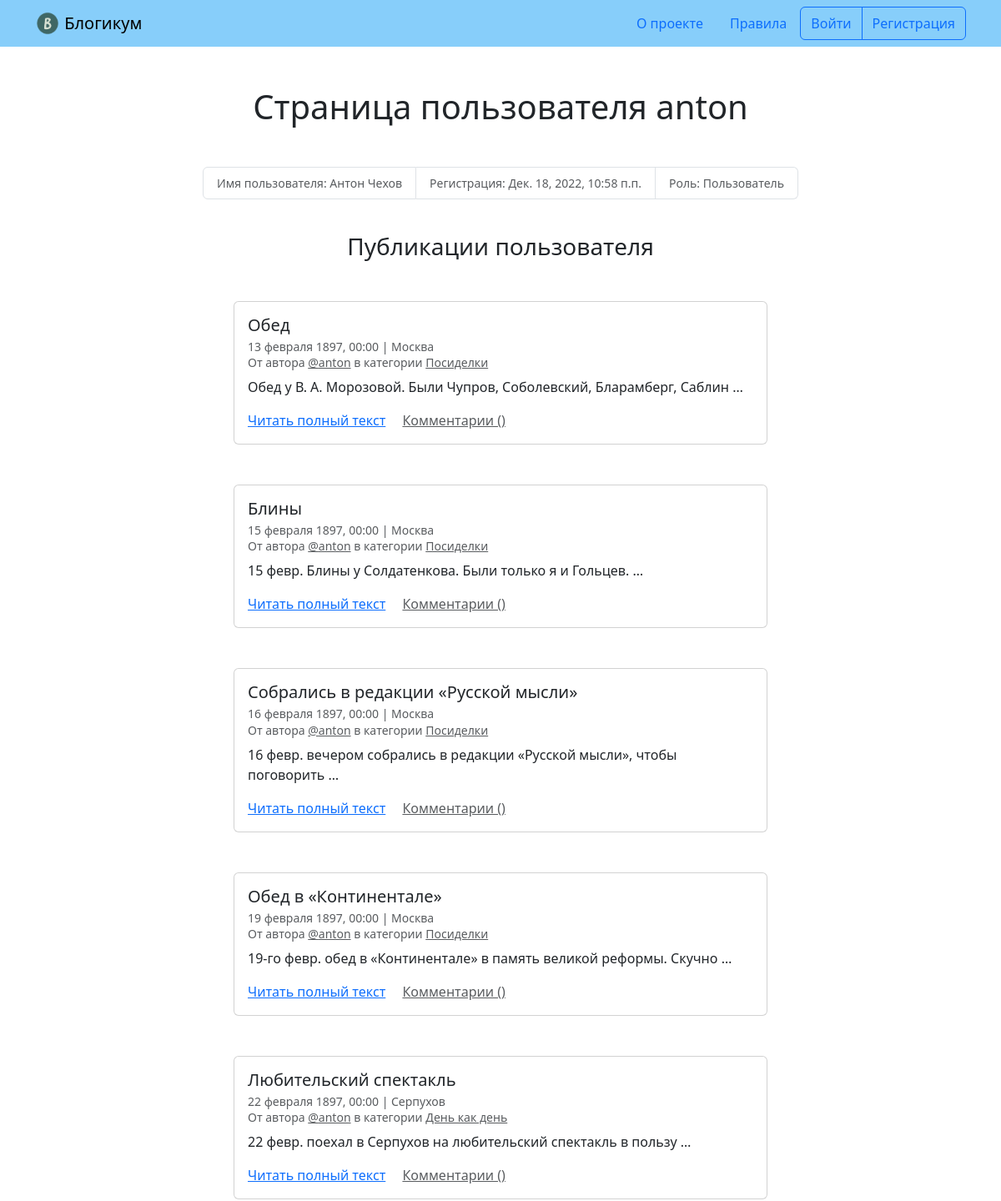
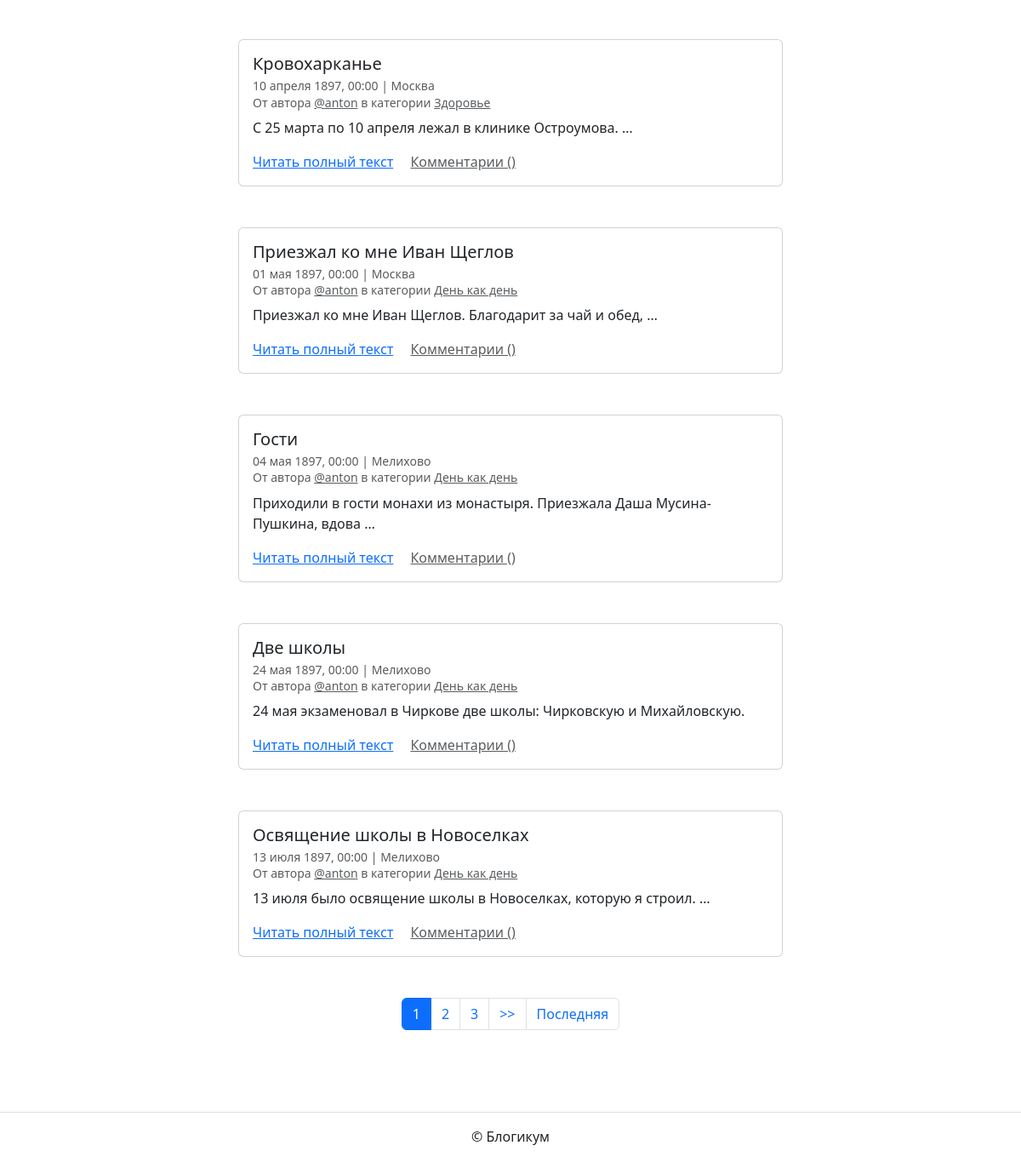
Screenshot of /profile/anton/ with the database file from the repository (2 pictures, top to bottom).
### blog/models.py (models this page shows)
class BaseModel(models.Model):
    is_published = models.BooleanField(
        default=True,
        verbose_name='Опубликовано',
        help_text='Снимите галочку, чтобы скрыть публикацию.'
    )
    class Meta:
        abstract = True
        ordering = ['-pub_date']

class Post(BaseModel):
    title = models.CharField(max_length=max_length, verbose_name='Заголовок')
    text = models.TextField(verbose_name='Текст')
    pub_date = models.DateTimeField(
        verbose_name='Дата и время публикации',
        help_text=(
            'Если установить дату и время в будущем — '
            'можно делать отложенные публикации.'
        )
    )
    author = models.ForeignKey(
        User,
        on_delete=models.CASCADE,
        verbose_name='Автор публикации'
    )
    location = models.ForeignKey(
        Location,
        on_delete=models.SET_NULL,
        null=True,
        blank=True,
        verbose_name='Местоположение'
    )
    category = models.ForeignKey(
        Category,
        on_delete=models.SET_NULL,
        null=True,
        verbose_name='Категория'
    )
    created_at = models.DateTimeField(
        auto_now_add=True,
        verbose_name='Добавлено'
    )
    image = models.ImageField(
        'Изображение',
        upload_to='blog_images',
        blank=True
    )
    class Meta:
        verbose_name = 'публикация'
        verbose_name_plural = 'Публикации'

class Location(BaseModel):
    name = models.CharField(
        max_length=max_length,
        verbose_name='Название места'
    )
    created_at = models.DateTimeField(
        auto_now_add=True,
        verbose_name='Добавлено'
    )
    class Meta:
        verbose_name = 'местоположение'
        verbose_name_plural = 'Местоположения'

class Category(BaseModel):
    title = models.CharField(max_length=max_length, verbose_name='Заголовок')
    description = models.TextField(verbose_name='Описание')
    slug = models.SlugField(
        unique=True,
        verbose_name='Идентификатор',
        help_text=(
            'Идентификатор страницы для URL; '
            'разрешены символы латиницы, цифры, дефис и подчёркивание.'
        )
    )
    created_at = models.DateTimeField(
        auto_now_add=True,
        verbose_name='Добавлено'
    )
    class Meta:
        verbose_name = 'категория'
        verbose_name_plural = 'Категории'

### blog/views.py (the view)
# urls.py: path('profile/<slug:name>/', views.profile, name='profile'),
def profile(request, name):
    template_name = 'blog/profile.html'
    profile = get_object_or_404(User, username=name)
    posts = Post.objects.filter(author__username=name).order_by('id')
    paginator = Paginator(posts, 10)
    page_number = request.GET.get('page')
    page_obj = paginator.get_page(page_number)
    context = {
        'profile': profile,
        'page_obj': page_obj,
    }
    return render(request, template_name, context)

### templates/blog/profile.html (shortened to what this page needs)
{% extends "base.html" %}
{% block content %}
  <h1 class="mb-5 text-center ">Страница пользователя {{ profile.username }}</h1>
  <small>
    <ul class="list-group list-group-horizontal justify-content-center mb-3">
      <li class="list-group-item text-muted">Имя пользователя: {% if profile.get_full_name %}{{ profile.get_full_name }}{% else %}не указано{% endif %}</li>
      <li class="list-group-item text-muted">Регистрация: {{ profile.date_joined }}</li>
      <li class="list-group-item text-muted">Роль: {% if profile.is_staff %}Админ{% else %}Пользователь{% endif %}</li>
    </ul>
  </small>
  <br>
  <h3 class="mb-5 text-center">Публикации пользователя</h3>
  {% for post in page_obj %}
    <article class="mb-5">
      {% include "includes/post_card.html" %}
    </article>
  {% endfor %}
  {% include "includes/paginator.html" %}
{% endblock %}

### templates/base.html (shortened to what this page needs)
{% load static %}
{% load django_bootstrap5 %}
<!DOCTYPE html>
<html lang="ru">
  <head>
    {% bootstrap_css %}
  </head>
  <body>
    {% include "includes/header.html" %}
    <main>
      <div class="container py-5">
        {% block content %}{% endblock %}
      </div>
    </main>
    {% include "includes/footer.html" %}
  </body>
</html>

### templates/includes/header.html
{% load static %}
<header>
  <nav class="navbar navbar-light" style="background-color: lightskyblue">
    <div class="container">
      <a class="navbar-brand" href="{% url 'blog:index' %}">
        <img src="{% static 'img/logo.png' %}" width="30" height="30" class="d-inline-block align-top" alt="">
        Блогикум
      </a>
      {% with request.resolver_match.view_name as view_name %}
        <ul class="nav  nav-pills">
          <li class="nav-item">
            <a class="nav-link {% if view_name == 'pages:about' %} text-white {% endif %}" href="{% url 'pages:about' %}">
              О проекте
            </a>
          </li>
          <li class="nav-item">
            <a class="nav-link {% if view_name == 'pages:rules' %} text-white {% endif %}" href="{% url 'pages:rules' %}">
              Правила
            </a>
          </li>
          {% if user.is_authenticated %}
            <div class="btn-group" role="group" aria-label="Basic outlined example">
              <button type="button" class="btn btn-outline-primary"><a class="text-decoration-none text-reset"
                  href="{% url 'blog:create_post' %}">Написать пост</a></button>
              <button type="button" class="btn btn-outline-primary"><a class="text-decoration-none text-reset"
                  href="{% url 'blog:profile' user.username %}">{{ user.username }}</a></button>
              <button type="button" class="btn btn-outline-primary"><a class="text-decoration-none text-reset"
                  href="{% url 'logout' %}">Выйти</a></button>
            </div>
          {% else %}
            <div class="btn-group" role="group" aria-label="Basic outlined example">
              <button type="button" class="btn btn-outline-primary"><a class="text-decoration-none text-reset"
                  href="{% url 'login' %}">Войти</a></button>
              <button type="button" class="btn btn-outline-primary"><a class="text-decoration-none text-reset"
                  href="{% url 'registration' %}">Регистрация</a></button>
            </div>
          {% endif %}
        </ul>
      {% endwith %}
    </div>
  </nav>
</header>

### templates/includes/post_card.html (shortened to what this page needs)
<div class="col d-flex justify-content-center">
  <div class="card" style="width: 40rem;">
    <div class="card-body">
      <h5 class="card-title">{{ post.title }}</h5>
      <h6 class="card-subtitle mb-2 text-muted">
        <small>
          {{ post.pub_date|date:"d E Y, H:i" }} | {% if post.location and post.location.is_published %}{{ post.location.name }}{% else %}Планета Земля{% endif %}<br>
          От автора <a class="text-muted" href="{% url 'blog:profile' post.author.username %}">@{{ post.author.username }}</a> в
          категории {% include "includes/category_link.html" %}
        </small>
      </h6>
      <p class="card-text">{{ post.text|truncatewords:10 }}</p>
      <a href="{% url 'blog:post_detail' post.id %}" class="card-link">Читать полный текст</a>
      <a href="{% url 'blog:post_detail' post.id %}" class="card-link text-muted">Комментарии ({{ post.comment_count }})</a>
    </div>
  </div>
</div>

### templates/includes/category_link.html
<a class="text-muted" href="{% url 'blog:category_posts' post.category.slug %}">
  {{ post.category.title }}
</a>

### templates/includes/paginator.html (shortened to what this page needs)
{% if page_obj.has_other_pages %}
  <nav aria-label="Page navigation" class="my-5">
    <ul class="pagination justify-content-center">
      {% for i in page_obj.paginator.page_range %}
        {% if page_obj.number == i %}
          <li class="page-item active">
            <span class="page-link">{{ i }}</span>
          </li>
        {% else %}
          <li class="page-item">
            <a class="page-link" href="?page={{ i }}">{{ i }}</a>
          </li>
        {% endif %}
      {% endfor %}
      {% if page_obj.has_next %}
        <li class="page-item">
          <a class="page-link" href="?page={{ page_obj.next_page_number }}">
            >>
          </a>
        </li>
        <li class="page-item">
          <a class="page-link" href="?page={{ page_obj.paginator.num_pages }}">
            Последняя
          </a>
        </li>
      {% endif %}
    </ul>
  </nav>
{% endif %}

### templates/includes/footer.html
<footer class="border-top text-center py-3">
  <p>© Блогикум</p>
</footer>

### rows the page displays
Post: title "Обед", pub_date "13 февраля 1897, 00:00", location.name "Москва", author.username "anton", category "Посиделки", text "Обед у В. А. Морозовой. Были Чупров, Соболевский, Бларамберг, Саблин …"
Post: title "Блины", pub_date "15 февраля 1897, 00:00", location.name "Москва", author.username "anton", category "Посиделки", text "15 февр. Блины у Солдатенкова. Были только я и Гольцев. …"
Post: title "Собрались в редакции «Русской мысли»", pub_date "16 февраля 1897, 00:00", location.name "Москва", author.username "anton", category "Посиделки", text "16 февр. вечером собрались в редакции «Русской мысли», чтобы поговорить …"
Post: title "Обед в «Континентале»", pub_date "19 февраля 1897, 00:00", location.name "Москва", author.username "anton", category "Посиделки", text "19-го февр. обед в «Континентале» в память великой реформы. Скучно …"
Post: title "Любительский спектакль", pub_date "22 февраля 1897, 00:00", location.name "Серпухов", author.username "anton", category "День как день", text "22 февр. поехал в Серпухов на любительский спектакль в пользу …"
Post: title "Кровохарканье", pub_date "10 апреля 1897, 00:00", location.name "Москва", author.username "anton", category "Здоровье", text "С 25 марта по 10 апреля лежал в клинике Остроумова. …"
Post: title "Приезжал ко мне Иван Щеглов", pub_date "01 мая 1897, 00:00", location.name "Москва", author.username "anton", category "День как день", text "Приезжал ко мне Иван Щеглов. Благодарит за чай и обед, …"
Post: title "Гости", pub_date "04 мая 1897, 00:00", location.name "Мелихово", author.username "anton", category "День как день", text "Приходили в гости монахи из монастыря. Приезжала Даша Мусина-Пушкина, вдова …"
Post: title "Две школы", pub_date "24 мая 1897, 00:00", location.name "Мелихово", author.username "anton", category "День как день", text "24 мая экзаменовал в Чиркове две школы: Чирковскую и Михайловскую."
Post: title "Освящение школы в Новоселках", pub_date "13 июля 1897, 00:00", location.name "Мелихово", author.username "anton", category "День как день", text "13 июля было освящение школы в Новоселках, которую я строил. …"

### other values shown
{{ profile.username }} "anton"
{{ profile.get_full_name }} "Антон Чехов"
{{ profile.date_joined }} "Дек. 18, 2022, 10:58 п.п."
{{ i }} "1"
{{ i }} "2" "3"
